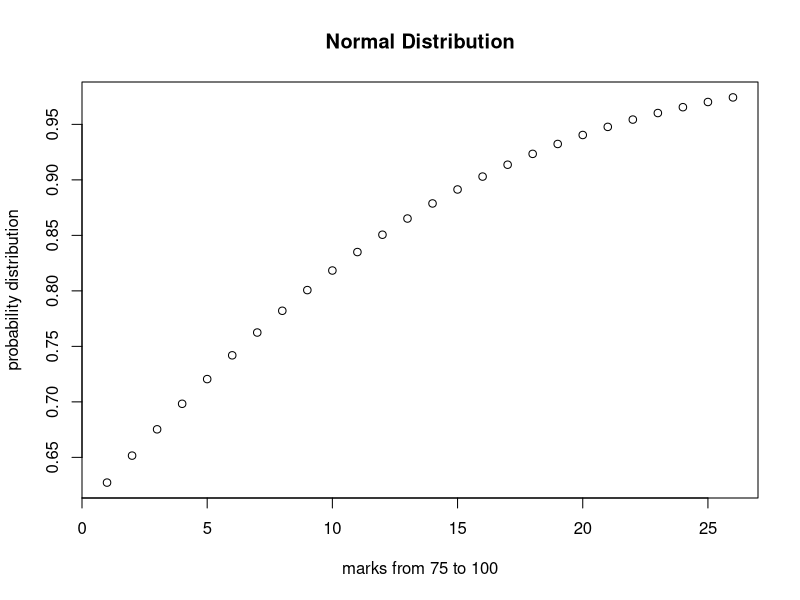

The R script that drew this image:
#Normal Distribution

#Q1. Suppose x is normally distributed with mean 17.96 and variance 375.67. 
#X represents the widget weight. What is the probability that a randomly 
#chosen widget weight weighs less than 19?

#To find F(19) = P(X<=19),
m=17.96
v=375.67
sd=sqrt(v)
pnorm(19,m,sd)  


#Q2. Assume that the test scores of the exam fit the normal distribution. 
#Furthuremore, the mean test score is 70 and the standard deviation is 15.4. 
#(a) What is the percentage of students scoring 84 marks or less than in exam? 
#(b) What is the percentage of students scoring 80 marks or more than in exam?
#(c) What is the percentage of students scoring more than 75 and 
#less than equal to 100 in exam?

M=70
SD=15.4

#(a) To find 100*P(X<=84)
pnorm(84,M,SD)*100

#(b) To find 100*P(X>=80)
(1-pnorm(80,M,SD,lower.tail = FALSE))*100

#(c) To find 100*P(75<X<=100)    
sum(dnorm(75:100,M,SD,log = FALSE))*100

F=pnorm(75:100,M,SD)
plot(F,xlab = "marks from 75 to 100",
     ylab = "probability distribution",
     main = "Normal Distribution")


#FUNCTIONS USED
#dnorm() gives the density function
#pnorm() gives the distribution function




